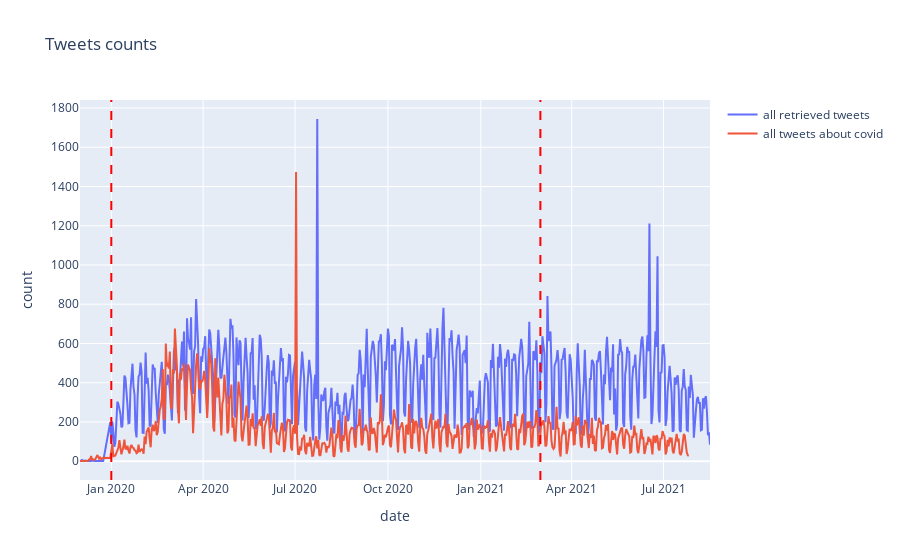

The notebook cell this image was saved under:
### Code cell
fig = go.Figure()
fig.add_trace(go.Scatter(x=counts_all.index, y=counts_all, mode="lines", name="all retrieved tweets"))
fig.add_trace(go.Scatter(x=counts_all.index, y=counts_yes, mode="lines", name="all tweets about covid"))
# fig.add_trace(go.Scatter(x=counts_all.index, y=counts_coded, mode="lines", name="coded tweets"))
# fig.add_trace(go.Scatter(x=counts_all.index, y=counts_uncoded, mode="lines", name="uncoded tweets"))

fig.add_vline(x="2020-01-01", line_color="red", line_dash="dash")
fig.add_vline(x="2021-03-01", line_color="red", line_dash="dash")
fig.update_layout(title="Tweets counts", xaxis_title="date", yaxis_title="count")
fig.show()

### Figure 1 — Plotly figure (JSON) as saved in the notebook; plotly's stock layout.template omitted (floating-point values rounded to 4 significant figures; data arrays with more than 128 entries replaced by an {"elided": "..."} marker saying what was removed)
{"data": [{"mode": "lines", "name": "all retrieved tweets", "type": "scatter", "x": {"elided": "614 str values"}, "y": {"elided": "614 int values"}}, {"mode": "lines", "name": "all tweets about covid", "type": "scatter", "x": {"elided": "614 str values"}, "y": {"elided": "593 int values"}}], "layout": {"shapes": [{"line": {"color": "red", "dash": "dash"}, "type": "line", "x0": "2020-01-01", "x1": "2020-01-01", "xref": "x", "y0": 0, "y1": 1, "yref": "y domain"}, {"line": {"color": "red", "dash": "dash"}, "type": "line", "x0": "2021-03-01", "x1": "2021-03-01", "xref": "x", "y0": 0, "y1": 1, "yref": "y domain"}], "title": {"text": "Tweets counts"}, "xaxis": {"title": {"text": "date"}}, "yaxis": {"title": {"text": "count"}}}}
